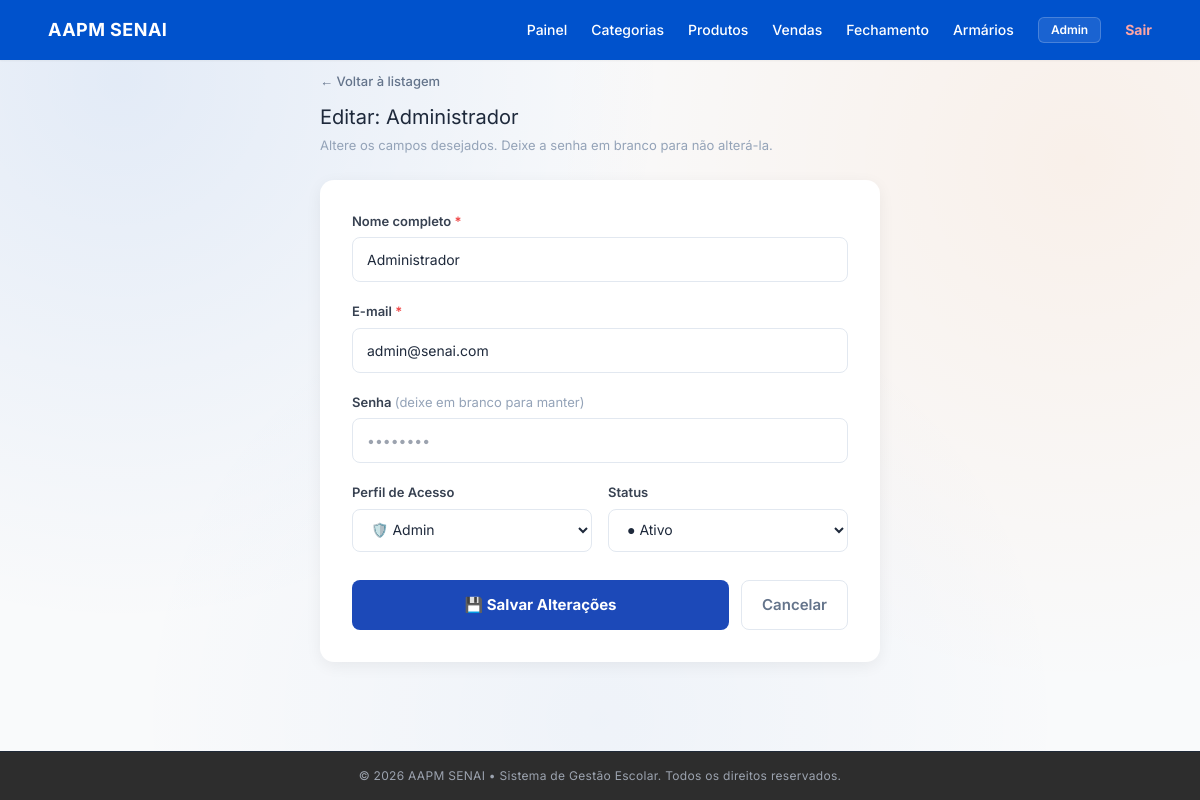
The page /usuarios/1/editar (signed in) on the database its author committed.
### app/models/user_model.py (models this page shows)
class Usuario(Base):
    __tablename__ = "usuarios"
    id = Column(
        Integer,
        primary_key=True,
        autoincrement=True
    )
    nome = Column(
        String(100),
        nullable=False
    )
    email = Column(
        String(150),
        unique=True,
        nullable=False
    )
    hashed_password = Column(
        String(255),
        nullable=False
    )
    role = Column(
        String(20),
        default="operador"
    )
    ativo = Column(
        Boolean,
        default=True
    )
    criado_em = Column(
        DateTime,
        server_default=func.now()
    )

### app/controllers/usuario_controller.py (the view)
@router.get("/{usuario_id}/editar")
def form_editar(usuario_id: int, request: Request, db: Session = Depends(get_db), admin=Depends(require_admin)):
    editando = db.query(Usuario).filter_by(id=usuario_id).first()
    if not editando:
        return RedirectResponse(url="/usuarios/", status_code=302)
    return templates.TemplateResponse(request, "usuarios/form.html", {"request": request, "usuario": admin, "editando": editando})

### app/templates/usuarios/form.html (shortened to what this page needs)
{% extends "base.html" %}
{% block conteudo %}
<div style="max-width:560px;margin:0 auto;">
    <div style="margin-bottom:24px;">
        <a href="/usuarios/" style="color:#64748b;text-decoration:none;font-size:13px;font-weight:500;">← Voltar à listagem</a>
        <h2 style="margin:10px 0 4px 0;font-size:20px;color:#1e293b;">
            {% if editando %}Editar: {{ editando.nome }}{% else %}Cadastrar Novo Usuário{% endif %}
        </h2>
        <p style="margin:0;font-size:13px;color:#94a3b8;">
            {% if editando %}Altere os campos desejados. Deixe a senha em branco para não alterá-la.
            {% else %}Preencha os dados para criar o acesso ao sistema.{% endif %}
        </p>
    </div>
    <div style="background:white;border-radius:14px;box-shadow:0 4px 16px rgba(0,0,0,0.06);padding:32px;">
        <form method="post"
              action="{% if editando %}/usuarios/{{ editando.id }}/editar{% else %}/usuarios/novo{% endif %}">
            <div style="margin-bottom:20px;">
                <label style="display:block;font-size:13px;font-weight:600;color:#374151;margin-bottom:6px;">
                    Nome completo <span style="color:#ef4444;">*</span>
                </label>
                <input type="text" name="nome" required
                       value="{{ editando.nome if editando else '' }}"
                       placeholder="Ex: João da Silva"
                       style="width:100%;box-sizing:border-box;padding:11px 14px;border:1.5px solid #e2e8f0;border-radius:8px;font-size:14px;color:#1e293b;outline:none;transition:border .2s;"
                       onfocus="this.style.borderColor='#1c49b8'" onblur="this.style.borderColor='#e2e8f0'">
            </div>
            <div style="margin-bottom:20px;">
                <label style="display:block;font-size:13px;font-weight:600;color:#374151;margin-bottom:6px;">
                    E-mail <span style="color:#ef4444;">*</span>
                </label>
                <input type="email" name="email" required
                       value="{{ editando.email if editando else '' }}"
                       placeholder="email@exemplo.com"
                       style="width:100%;box-sizing:border-box;padding:11px 14px;border:1.5px solid #e2e8f0;border-radius:8px;font-size:14px;color:#1e293b;outline:none;transition:border .2s;"
                       onfocus="this.style.borderColor='#1c49b8'" onblur="this.style.borderColor='#e2e8f0'">
            </div>
            <div style="margin-bottom:20px;">
                <label style="display:block;font-size:13px;font-weight:600;color:#374151;margin-bottom:6px;">
                    Senha {% if not editando %}<span style="color:#ef4444;">*</span>{% else %}<span style="color:#94a3b8;font-weight:400;">(deixe em branco para manter)</span>{% endif %}
                </label>
                <input type="password" name="senha" {% if not editando %}required{% endif %}
                       placeholder="{% if editando %}••••••••{% else %}Mínimo 6 caracteres{% endif %}"
                       style="width:100%;box-sizing:border-box;padding:11px 14px;border:1.5px solid #e2e8f0;border-radius:8px;font-size:14px;color:#1e293b;outline:none;transition:border .2s;"
                       onfocus="this.style.borderColor='#1c49b8'" onblur="this.style.borderColor='#e2e8f0'">
            </div>
            <div style="display:grid;grid-template-columns:1fr 1fr;gap:16px;margin-bottom:28px;">
                <div>
                    <label style="display:block;font-size:13px;font-weight:600;color:#374151;margin-bottom:6px;">
                        Perfil de Acesso
                    </label>
                    <select name="role"
                            style="width:100%;padding:11px 14px;border:1.5px solid #e2e8f0;border-radius:8px;font-size:14px;color:#1e293b;outline:none;background:white;transition:border .2s;"
                            onfocus="this.style.borderColor='#1c49b8'" onblur="this.style.borderColor='#e2e8f0'">
                        <option value="ADMIN" {% if editando and editando.role == 'ADMIN' %}selected{% endif %}>🛡️ Admin</option>
                    </select>
                </div>
                <div>
                    <label style="display:block;font-size:13px;font-weight:600;color:#374151;margin-bottom:6px;">
                        Status
                    </label>
                    <select name="ativo"
                            style="width:100%;padding:11px 14px;border:1.5px solid #e2e8f0;border-radius:8px;font-size:14px;color:#1e293b;outline:none;background:white;transition:border .2s;"
                            onfocus="this.style.borderColor='#1c49b8'" onblur="this.style.borderColor='#e2e8f0'">
                        <option value="True" {% if not editando or editando.ativo %}selected{% endif %}>● Ativo</option>
                    </select>
                </div>
            </div>
            <div style="display:flex;gap:12px;">
                <button type="submit"
                        style="flex:1;background:#1c49b8;color:white;border:none;padding:13px;border-radius:8px;font-size:15px;font-weight:700;cursor:pointer;transition:background .2s;"
                        onmouseover="this.style.background='#1639a0'" onmouseout="this.style.background='#1c49b8'">
                    {% if editando %}💾 Salvar Alterações{% else %}✅ Criar Usuário{% endif %}
                </button>
                <a href="/usuarios/"
                   style="flex:0 0 auto;padding:13px 20px;border-radius:8px;border:1.5px solid #e2e8f0;color:#64748b;text-decoration:none;font-size:15px;font-weight:600;display:inline-flex;align-items:center;">
                    Cancelar
                </a>
            </div>
        </form>
    </div>
</div>
{% endblock conteudo %}

### app/templates/base.html (shortened to what this page needs)
<!DOCTYPE html>
<html lang="pt-br" class="h-full">
<head>
    <script src="https://cdn.tailwindcss.com"></script>
    <link rel="stylesheet" href="https://cdnjs.cloudflare.com/ajax/libs/font-awesome/6.4.0/css/all.min.css">
    <link rel="stylesheet" href="/static/css/style.css">
</head>
<body class="bg-gray-50 text-gray-900 min-h-screen flex flex-col">
    <nav class="w-full bg-[#0052cc] text-white px-6 md:px-12 py-4 flex justify-between items-center shadow-sm">
        <div class="text-lg font-bold tracking-wide">
            AAPM SENAI
        </div>
        <div class="flex items-center space-x-6 text-sm font-medium">
            {% if usuario %}
            <a href="/dashboard" class="hover:text-gray-200 transition">
                Painel
            </a>
            {% if usuario.role == 'ADMIN' %}
            <a href="/categorias" class="hover:text-gray-200 transition">
                Categorias
            </a>
            {% endif %}
            <a href="/produtos" class="hover:text-gray-200 transition">
                Produtos
            </a>
            <a href="/vendas" class="hover:text-gray-200 transition">
                Vendas
            </a>
            <a href="/fechamento" class="hover:text-gray-200 transition">
                Fechamento
            </a>
            <a href="/armarios" class="hover:text-gray-200 transition">
                Armários
            </a>
            <span class="bg-white/10 border border-white/20 px-3 py-1 rounded-md text-xs font-semibold">
                {{ usuario.nome }}
            </span>
            <a href="/auth/logout" class="text-red-300 hover:text-red-400 font-bold transition">
                Sair
            </a>
            {% else %}
            <a href="/auth/login"
                class="bg-orange-500 hover:bg-orange-600 text-white px-5 py-1.5 rounded font-semibold shadow-md transition">
                Login
            </a>
            {% endif %}
        </div>
    </nav>
    <main class="flex-grow px-4 pt-2 pb-4">
        <div class="w-full max-w-7xl mx-auto">
            {% block conteudo %}{% endblock %}
        </div>
    </main>
    <footer class="bg-[#2d2d2d] text-gray-400 text-center py-4 text-xs tracking-wide border-t border-gray-800">
        <p>&copy; 2026 AAPM SENAI • Sistema de Gestão Escolar. Todos os direitos reservados.</p>
    </footer>
</body>
</html>

### app/static/css/style.css (style rules this page uses)
:root { --blue: #0052cc; --blue-dark: #003f9e; --blue-light: #eaf2ff; --orange: #ff6a00; --orange-light: #fff1e8; --green: #16a34a; --green-light: #ecfdf3; --red: #dc2626; --red-light: #fef2f2; --bg: #f5f7fb; --surface: #ffffff; --text: #0f172a; --text-secondary: #334155; --muted: #64748b; --muted-light: #94a3b8; --border: #e5eaf1; --border-light: #eef2f7; --shadow-sm: 0 4px 15px rgba(15, 23, 42, .04); --shadow-md: 0 10px 30px rgba(15, 23, 42, .06); --shadow-lg: 0 20px 45px rgba(15, 23, 42, .10); --radius-sm: 10px; --radius-md: 14px; --radius-lg: 18px; --radius-xl: 22px; }
* { box-sizing: border-box; }
html { scroll-behavior: smooth; }
body { margin: 0; min-height: 100vh; font-family: Inter, Arial, sans-serif; color: var(--text); background: radial-gradient( circle at 10% 10%, rgba(0, 82, 204, .09), transparent 42% ), radial-gradient( circle at 90% 20%, rgba(255, 106, 0, .07), transparent 42% ), radial-gradient( circle at 50% 90%, rgba(0, 82, 204, .045), transparent 50% ), var(--bg); -webkit-font-smoothing: antialiased; text-rendering: optimizeLegibility; }
button, a { -webkit-tap-highlight-color: transparent; }
button { font-family: inherit; }

### app/templates/base.html (style rules this page uses)
body { font-family: 'Inter', sans-serif; }

### rows shown on the page
Usuario: nome "Admin", nome "Administrador", email "admin@senai.com", role "🛡️ Admin", ativo "● Ativo"
